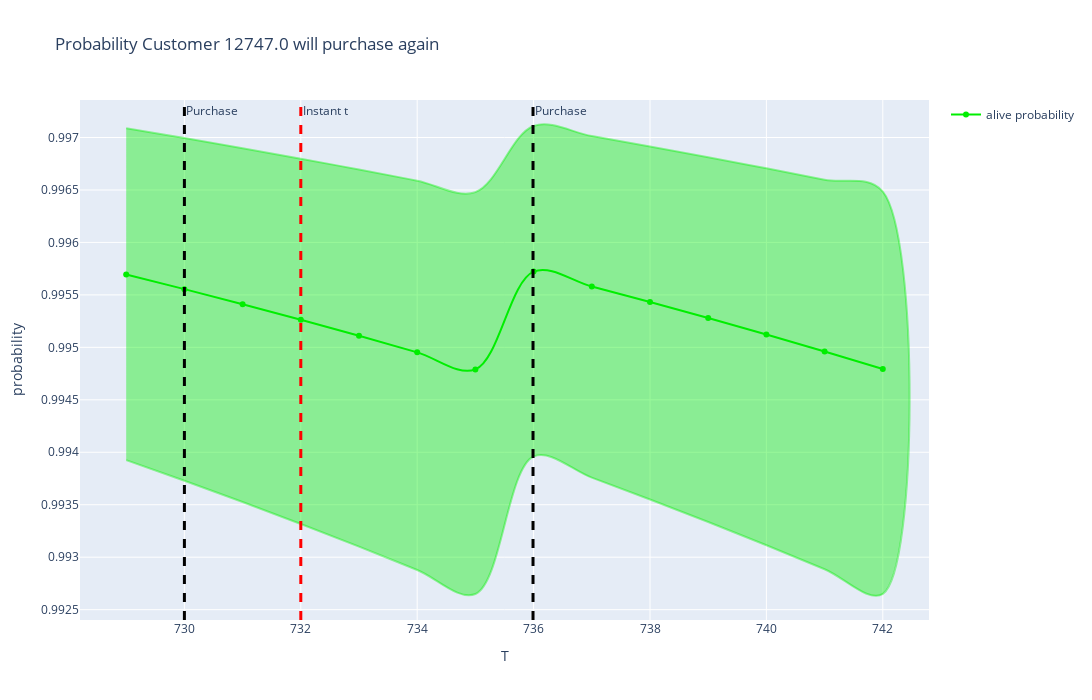

Here is the notebook cell this chart was saved with:
### Code cell
bgm.plot_probability_alive(
    customer_id_,
    n_period,
    [1500, 700],
    T_future_transac
)

### Figure 1 — Plotly figure (JSON) as saved in the notebook; plotly's stock layout.template omitted (floating-point values rounded to 4 significant figures)
{"data": [{"line": {"color": "rgb(0, 238, 0)", "shape": "spline"}, "name": "alive probability", "type": "scatter", "x": [729, 730, 731, 732, 733, 734, 735, 736, 737, 738, 739, 740, 741, 742], "y": [0.9957, 0.9956, 0.9954, 0.9953, 0.9951, 0.995, 0.9948, 0.9957, 0.9956, 0.9954, 0.9953, 0.9951, 0.995, 0.9948]}, {"fill": "toself", "fillcolor": "rgba(0, 238, 0, 0.4)", "hoverinfo": "skip", "line": {"color": "rgba(0, 238, 0, 0.4)", "shape": "spline"}, "showlegend": false, "type": "scatter", "x": [729, 730, 731, 732, 733, 734, 735, 736, 737, 738, 739, 740, 741, 742, 742, 741, 740, 739, 738, 737, 736, 735, 734, 733, 732, 731, 730, 729], "y": [0.9971, 0.997, 0.9969, 0.9968, 0.9967, 0.9966, 0.9965, 0.9971, 0.997, 0.9969, 0.9968, 0.9967, 0.9966, 0.9965, 0.9926, 0.9929, 0.9931, 0.9933, 0.9936, 0.9938, 0.994, 0.9926, 0.9929, 0.9931, 0.9933, 0.9935, 0.9937, 0.9939]}], "layout": {"annotations": [{"showarrow": false, "text": "Instant t", "x": 732, "xanchor": "left", "xref": "x", "y": 1, "yanchor": "top", "yref": "y domain"}, {"showarrow": false, "text": "Purchase", "x": 730, "xanchor": "left", "xref": "x", "y": 1, "yanchor": "top", "yref": "y domain"}, {"showarrow": false, "text": "Purchase", "x": 736.0, "xanchor": "left", "xref": "x", "y": 1, "yanchor": "top", "yref": "y domain"}], "height": 700, "shapes": [{"line": {"color": "red", "dash": "dash", "width": 3}, "type": "line", "x0": 732, "x1": 732, "xref": "x", "y0": 0, "y1": 1, "yref": "y domain"}, {"line": {"color": "black", "dash": "dash", "width": 3}, "type": "line", "x0": 730, "x1": 730, "xref": "x", "y0": 0, "y1": 1, "yref": "y domain"}, {"line": {"color": "black", "dash": "dash", "width": 3}, "type": "line", "x0": 736.0, "x1": 736.0, "xref": "x", "y0": 0, "y1": 1, "yref": "y domain"}], "title": {"text": "Probability Customer 12747.0 will purchase again"}, "width": 1500, "xaxis": {"title": {"text": "T"}}, "yaxis": {"title": {"text": "probability"}}}}
